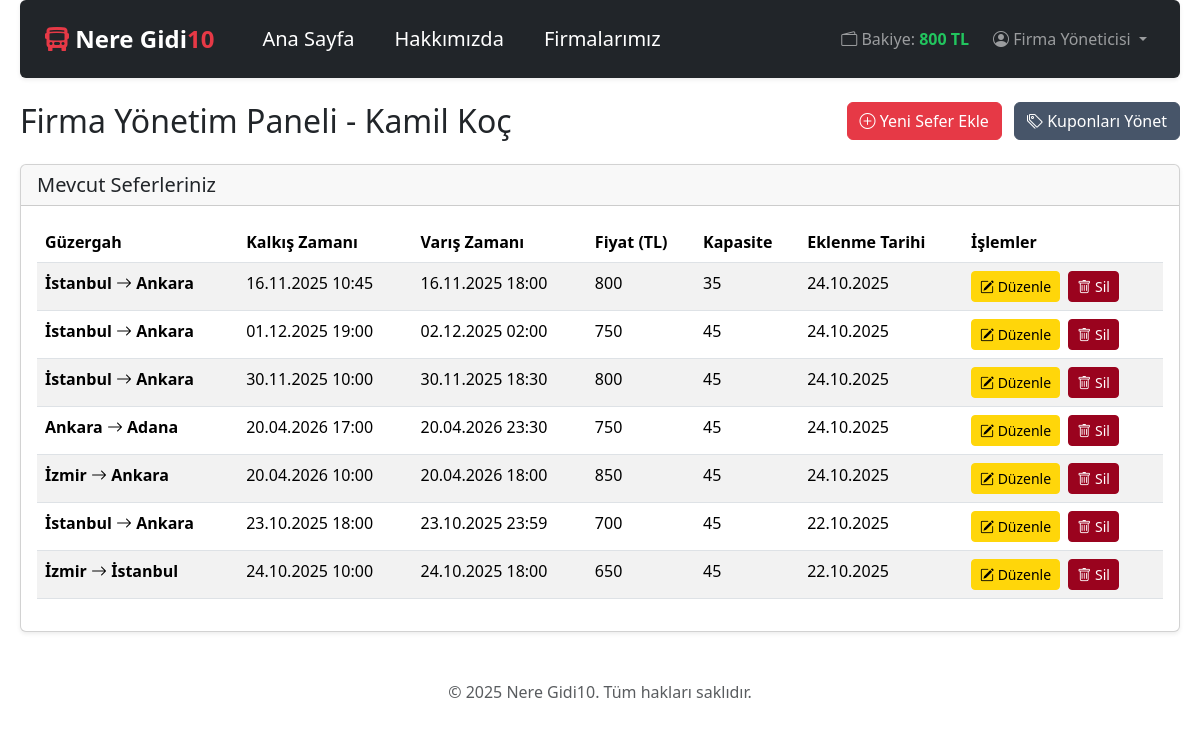
The page /firma_admin_panel.php (signed in) on the database its author committed.
### tables this page shows
CREATE TABLE "Bus_Company" (
    "id" INTEGER PRIMARY KEY AUTOINCREMENT,
    "uuid" TEXT NOT NULL UNIQUE,
    "name" TEXT NOT NULL UNIQUE,
    "logo_path" TEXT,
    "created_at" DATETIME DEFAULT CURRENT_TIMESTAMP
);

CREATE TABLE "Trips" (
    "id" INTEGER PRIMARY KEY AUTOINCREMENT,
    "uuid" TEXT NOT NULL UNIQUE,
    "company_id" TEXT NOT NULL,
    "departure_city" TEXT NOT NULL,
    "destination_city" TEXT NOT NULL,
    "departure_time" DATETIME NOT NULL,
    "arrival_time" DATETIME NOT NULL,
    "price" INTEGER NOT NULL, -- Fiyatı kuruş olarak (örn: 10000 = 100.00 TL) tutmak daha iyidir
    "capacity" INTEGER NOT NULL DEFAULT 45,
    "created_at" DATETIME DEFAULT CURRENT_TIMESTAMP,
    FOREIGN KEY ("company_id") REFERENCES "Bus_Company"("uuid") ON DELETE CASCADE
);

### firma_admin_panel.php (the view, shortened to what this page needs)
<?php
include 'header.php';
$firma_uuid = $_SESSION['firma_uuid'];
try {
    $sorgu_firma = $vt->prepare("SELECT name FROM Bus_Company WHERE uuid = ?");
    $sorgu_firma->execute([$firma_uuid]);
    $firma = $sorgu_firma->fetch(PDO::FETCH_ASSOC);
    $firma_adi = $firma ? $firma['name'] : 'Bilinmeyen Firma';
    $sql_seferler = "SELECT * FROM Trips
                     WHERE company_id = ?
                     ORDER BY created_at DESC";
    $sorgu_seferler = $vt->prepare($sql_seferler);
    $sorgu_seferler->execute([$firma_uuid]);
    $firma_seferleri = $sorgu_seferler->fetchAll(PDO::FETCH_ASSOC);
} catch (PDOException $hata) {
    echo '<div class="alert alert-danger">Seferler yüklenirken bir hata oluştu: ' . $hata->getMessage() . '</div>';
    $firma_seferleri = [];
    $firma_adi = 'Hata Oluştu';
}
?>
<div class="d-flex justify-content-between align-items-center mb-4">
    <h2 class="mb-0">Firma Yönetim Paneli - <?php echo htmlspecialchars($firma_adi); ?></h2>
    <div>
        <a href="sefer_ekle.php" class="btn btn-primary me-2">
            <i class="bi bi-plus-circle"></i> Yeni Sefer Ekle
        </a>
        <a href="firma_kupon_yonetimi.php" class="btn btn-info">
            <i class="bi bi-tags"></i> Kuponları Yönet
        </a>
         </div>
</div>
<div class="card shadow-sm">
    <div class="card-header">
        <h5 class="mb-0">Mevcut Seferleriniz</h5>
    </div>
    <div class="card-body">
        <?php if (empty($firma_seferleri)): ?>
            <div class="alert alert-info">Henüz hiç sefer eklememişsiniz.</div>
        <?php else: ?>
            <div class="table-responsive">
                <table class="table table-striped table-hover">
                    <thead>
                        <tr>
                            <th>Güzergah</th>
                            <th>Kalkış Zamanı</th>
                            <th>Varış Zamanı</th>
                            <th>Fiyat (TL)</th>
                            <th>Kapasite</th>
                            <th>Eklenme Tarihi</th>
                            <th>İşlemler</th>
                        </tr>
                    </thead>
                    <tbody>
                        <?php foreach ($firma_seferleri as $sefer): ?>
                            <tr>
                                <td class="fw-bold">
                                    <?php echo htmlspecialchars($sefer['departure_city']); ?>
                                    <i class="bi bi-arrow-right"></i>
                                    <?php echo htmlspecialchars($sefer['destination_city']); ?>
                                </td>
                                <td><?php echo date('d.m.Y H:i', strtotime($sefer['departure_time'])); ?></td>
                                <td><?php echo date('d.m.Y H:i', strtotime($sefer['arrival_time'])); ?></td>
                                <td><?php echo htmlspecialchars($sefer['price']); ?></td>
                                <td><?php echo htmlspecialchars($sefer['capacity']); ?></td>
                                <td><?php echo date('d.m.Y', strtotime($sefer['created_at'])); ?></td>
                                <td>
                                    <a href="sefer_duzenle.php?sefer_uuid=<?php echo $sefer['uuid']; ?>" class="btn btn-warning btn-sm me-1">
                                        <i class="bi bi-pencil-square"></i> Düzenle
                                    </a>
                                    <form action="islem_sefer_sil.php" method="POST" class="d-inline" onsubmit="return confirm('Bu seferi silmek istediğinize emin misiniz?');">
                                        <button type="submit" class="btn btn-danger btn-sm">
                                            <i class="bi bi-trash"></i> Sil
                                        </button>
                                    </form>
                                    </td>
                            </tr>
                        <?php endforeach; ?>
                    </tbody>
                </table>
            </div>
        <?php endif; ?>
    </div>
</div>
</div> <footer class="text-center text-muted mt-5 mb-3">
    &copy; <?php echo date("Y"); ?> Nere Gidi10. Tüm hakları saklıdır.
</footer>
</body>
</html>

### style.css (style rules this page uses)
.btn-primary { background-color: #E63946 !important; border-color: #E63946 !important; color: #fff !important; }
.btn-danger { background-color: #9A031E !important; border-color: #9A031E !important; color: #fff !important; }
.btn-warning { background-color: #FFD60A !important; border-color: #FFD60A !important; color: #000 !important; }
.btn-info { background-color: #475569 !important; border-color: #475569 !important; color: #fff !important; }
body { padding-left: 20px !important; padding-right: 20px !important; }

### header.php (style rules this page uses)
body { font-family: system-ui, -apple-system, "Segoe UI", Roboto, "Helvetica Neue", "Noto Sans", "Liberation Sans", Arial, sans-serif, "Apple Color Emoji", "Segoe UI Emoji", "Segoe UI Symbol", "Noto Color Emoji"; }

### rows shown on the page
bus_company: name "Kamil Koç"
trips: departure_city "İstanbul", destination_city "Ankara", departure_time "16.11.2025 10:45", arrival_time "16.11.2025 18:00", price "800", capacity "35", created_at "24.10.2025"
trips: departure_city "İstanbul", destination_city "Ankara", departure_time "01.12.2025 19:00", arrival_time "02.12.2025 02:00", price "750", capacity "45", created_at "24.10.2025"
trips: departure_city "İstanbul", destination_city "Ankara", departure_time "30.11.2025 10:00", arrival_time "30.11.2025 18:30", price "800", capacity "45", created_at "24.10.2025"
trips: departure_city "Ankara", destination_city "Adana", departure_time "20.04.2026 17:00", arrival_time "20.04.2026 23:30", price "750", capacity "45", created_at "24.10.2025"
trips: departure_city "İzmir", destination_city "Ankara", departure_time "20.04.2026 10:00", arrival_time "20.04.2026 18:00", price "850", capacity "45", created_at "24.10.2025"
trips: departure_city "İstanbul", destination_city "Ankara", departure_time "23.10.2025 18:00", arrival_time "23.10.2025 23:59", price "700", capacity "45", created_at "22.10.2025"
trips: departure_city "İzmir", destination_city "İstanbul", departure_time "24.10.2025 10:00", arrival_time "24.10.2025 18:00", price "650", capacity "45", created_at "22.10.2025"

### other values the page prints
$_SESSION['kullanici_bakiyesi'] "800"
$_SESSION['kullanici_adi'] "Firma Yöneticisi"
